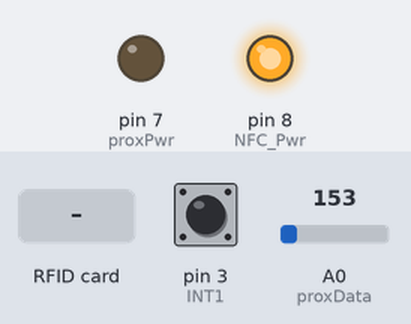
The sketch below on a simulated Arduino Uno, built with avr-gcc and run on an emulated ATmega328P. Shown: output pins drawn as LEDs (lit = HIGH). Inputs (shaded band) come from the test bench; at power-on: pin 3 (INT1) HIGH, A0 (proxData) = 153. Sleep ends after the set time or at an interrupt; no radio packets arrive unless stated; what the sketch prints to the serial monitor is not drawn.

Above: at 1.4 s.
1.5 s: RFID card 5E 7A 19 C4 held to the reader
At 1.9 s:
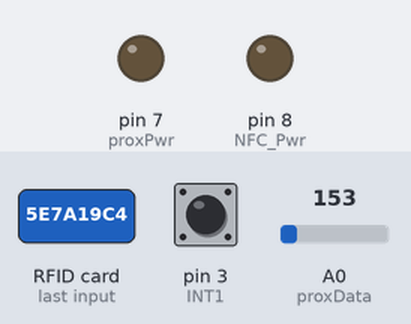
Timing chart, 0 to 4.5 s (numbered marks = the images above; inputs shaded):
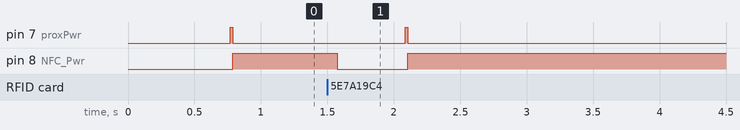

The sketch:

NFC_Prox.ino
```cpp
/* This is used in my NFC doorlock/Door Bell Node, It sleeps for 1/2 a second, sample the IR Prox
 //If an Object is near it wakes the NFC, Reads and transmits the Tag, indicates good/bad, then Sleeps again.
 //It also has a button attached to an inturupt that rings the door bell when pressed.
 *********************Writen By Rod Christian of GCDuino.com*************************
 **                                                                                **
 ** It Use's Arduino's Low Power and Sleep Modes to conserve, monitor battery life **
 **  You can Choose if you'd like it to wake via a Interrupt, a Reset or Watchdog  **
 **                                                                                **
 **   To use the internal Battery Monitor you must power the NODE directly, Not    **
 **     Through the voltage regulator, so keep the voltage between 2.8v * 5v       **
 **                                                                                **
 **          You can also remove the Vreg to reduce current consumption.           **
 **        Try to Power sensors from spare pins, so you can turn them off          **
 **    Remember each pin can only supply 40mA with a 250mA maximum for the NODE    **
 **                                                                                **
 ******************************************************************16/05/2014*******/
//TODO:
//      Send converted data using an INT and shifting it. eg 25.78 = 2578
//      Write/Read the message number to EEPROM << NOPE get last message number from Base Station on startup!
//      Write example's for different sensors/functions
//      Automatically Get NODE Address from Base Station and write to EEPROM
//      Can we wake from receiving a message on the nRF if it's not asleep?
//      Turn This into A NODE Library!

//Included Libraries
#include <SPI.h>
#include <nRF24L01.h> // Writen by Maniacbug of http://maniacbug.wordpress.com/
#include <RF24.h>
#include <avr/sleep.h>
#include <avr/wdt.h>
#include <Wire.h>  //NFC LIBRARIES
#include <PN532_I2C.h>
#include <PN532.h>
PN532_I2C pn532i2c(Wire);
PN532 nfc(pn532i2c);


//Pin Defines
#define nRF_Rx    2   // nRF Rx
#define nRF_Tx    10  // nRF Tx
#define LED       9   // Onboard LED
#define INT1      3   //Button on INT1 connecting to Ground
#define NFC_Pwr   8   //Low Power Mode for the NFC
#define proxPwr   7   //Supplies power to the Prox Sensor (TCRT5000)
#define proxData  A0  //The Analog Pin for reading the Prox

//Variable
#define nodeAddress 2  //1 is ALWAYS Base Station
//Low Power Sleep Types in Order of Battery Ussage
#define resetableSleep     0  //Run's code, then goes to sleep waiting to be reset (eg, button,leverswitch etc) Will need to get msgNumber
#define interruptableSleep 1  //Relies on an interrupt on INT1 going low (eg. RTC)
#define watchDogSleep      2  //Relies on the internal watchDog timer to wake the CPU
#define insomniac          3  //All of the Above

byte sleepType = insomniac;  //Set the Sleep Type

//WATCHDOG SLEEP SETTINGS
//#define intervalType 1 // 1 = Minutes, 0 = Seconds
//#define interval 1 // Interval in minutes between waking and doing tasks
//#if intervalType
//const int sleep_total = (interval*60)/8; // Approximate number
// of sleep cycles needed before the interval defined above
// elapses. Not that this does integer math ((interval*seconds)/8 Second Watchdog int)
//#else
//const int sleep_total = interval;
//#endif
//volatile int sleep_count = 0; // Keep track of how many sleep cycles have been completed
volatile boolean wokeOnInt = false; //Flag for what woke the CPU

RF24 radio(nRF_Rx, nRF_Tx);
const uint64_t pipes[2] = {
  0xF0F0F0F0E1LL, 0xF0F0F0F0D2LL }; // Radio pipe addresses for the 2 nodes to communicate.

//ONLY WORKS IF THE BATTERY IS CONNECTED DIRECTLY TO THE CPU. Not using a voltage reg.
const long InternalReferenceVoltage = 1075;  // Adjust this value to your board's specific internal BandGap voltage
//Look in the Low_power Tab for this and Goto www.gcduino.com/*********** to find out more.
// 1093 = Breadboard NODE with 3v3 Reg, 1075 NODE no reg

//nRF Message Structure
typedef struct {
  int msgNumber;
  byte sender;
  byte sensor;
  int data;
  int batLevel;
}
message;
message msgToSend;

void setup()
{
  radio.begin();
  radio.setRetries(4,15);  // Set the delay between retries & # of retries
  //radio.setPayloadSize(6);  // Small payload size seems to improve reliability
  radio.setDataRate(RF24_2MBPS);  //RF24_250KBPS for 250kbs, RF24_1MBPS for 1Mbps, or RF24_2MBPS for 2Mbps
  radio.openWritingPipe(pipes[1]); //Become the transmitter (ping out)
  radio.stopListening();

  // initialize the output's. !!ONLY DO THIS WHEN NEEDED
  //pinMode(LED, OUTPUT);
  //pinMode(proxPwr, OUTPUT);
  pinMode(NFC_Pwr, OUTPUT);  //Turn ON NFC to Setup
  digitalWrite(NFC_Pwr, HIGH);

  Serial.begin(115200);  //For Debugging
  Serial.println("Begin");  //SPEED NEEDED FOR NFC

  nfc.begin();
  uint32_t versiondata = nfc.getFirmwareVersion();
  if (! versiondata) {
    Serial.print("Didn't find PN53x board");
    while (1); // halt
  }

  // Got ok data, print it out!
  Serial.print("Found chip PN5");
  Serial.println((versiondata>>24) & 0xFF, HEX);
  Serial.print("Firmware ver. ");
  Serial.print((versiondata>>16) & 0xFF, DEC);
  Serial.print('.');
  Serial.println((versiondata>>8) & 0xFF, DEC);
  nfc.setPassiveActivationRetries(0xFF);
  nfc.SAMConfig();
  digitalWrite(NFC_Pwr, LOW);  //Put NFC to Sleep
  pinMode(NFC_Pwr, INPUT);
  Serial.println("Sleeping...");
  delay(250);
  //Setup message Header
  msgToSend.msgNumber = 1;
  msgToSend.sender = nodeAddress;
}

void loop() //Always Transmits a message then sleeps
{
  gotoSleep();
  //Serial.println(".");
  if(wokeOnInt){ //Woke because of button
    //RING DOOR BELL
    wokeOnInt = false;
    msgToSend.sensor = 1;  //Door Bell Button
    msgToSend.data = 1;
    //transmit();
    //msgToSend.sensor = 1;
    //msgToSend.data = 1;
    //msgToSend.batLevel = battVoltage();
    transmit();
    //Serial.println("DING DONG");
    //blinkLed(50);
  }
  else {
    //CHECK PROX, ETC
    pinMode(proxPwr, OUTPUT);  //Turn ON the prox sensor
    digitalWrite(proxPwr, HIGH);
    delay(10);
    analogRead(proxData); //discard reading
    delay(10);
    int data = analogRead(proxData);
    digitalWrite(proxPwr, LOW);
    pinMode(proxPwr, INPUT);  //Turn OFF the prox sensor
    Serial.println(data, DEC);
    if(data < 250) {
      //wdt_reset();
      checkNFC(); //If something is close
    }
  }
  //delay(500); // Just for TESTING!!!
}

void checkNFC(){
  uint8_t uid[] = {
    0, 0, 0, 0, 0, 0, 0     };  // Buffer to store the returned UID
  uint8_t uidLength;                        // Length of the UID (4 or 7 bytes depending on ISO14443A card type)

  pinMode(NFC_Pwr, OUTPUT);  //Turn ON NFC to Setup
  digitalWrite(NFC_Pwr, HIGH);
  Wire.beginTransmission(0x48 >> 1);  //Wake NFC
  delay(20);
  Wire.endTransmission();
  nfc.SAMConfig();  //Re-Configure to read Tag's

  boolean success = nfc.readPassiveTargetID(PN532_MIFARE_ISO14443A, &uid[0], &uidLength);

  if (success) {
    msgToSend.sensor = 255;
    msgToSend.data = 255;
    //msgToSend.batLevel = battVoltage();
    transmit();
/*    Serial.println("Found a card!");
    Serial.print("UID Length: ");
    Serial.print(uidLength, DEC);
    Serial.println(" bytes");
    Serial.print("UID Value: ");
    for (uint8_t i=0; i < uidLength; i++)
    {
      Serial.print(" 0x");
      Serial.print(uid[i], HEX);
    } */
  }
  else
  {
    // PN532 probably timed out waiting for a card
    Serial.println("Timed out waiting for a card");
  }
  digitalWrite(NFC_Pwr, LOW);  //Turn NFC into LOW POWER MODE (339uA)
  pinMode(NFC_Pwr, INPUT);  //Turn ON NFC to Setup

}

void getData(){
  //MOCK DATA
  msgToSend.sensor = 3;
  msgToSend.data = 1;
  //msgToSend.batLevel = battVoltage();
  transmit();
}

void transmit()
{
  msgToSend.batLevel = battVoltage();
  //Serial.println("Sending");
  //bool ok = radio.write( &data, sizeof(data) ); //Writes the data to the radio module
  bool ok = false;
  while(!ok) {
    ok = radio.write( &msgToSend, sizeof(msgToSend) );
    //if (ok) Serial.println("OK"); //blinkLed(20);
    //else Serial.println("NOPE"); //blinkLed(100); //Turn LED on for an Error*/
    radio.startListening();  //Reset nRF after transmit
    delay(20);
    radio.stopListening();
  }
  msgToSend.msgNumber ++;
  delay(50); //delay for testing and debounce
}


void blinkLed(int time)
{
  pinMode(LED, OUTPUT);
  for(int i = 0; i < 3; i++)
  {
    digitalWrite(LED, HIGH); //Turn LED off for all OK
    delay(time);
    digitalWrite(LED, LOW); //Turn LED on for an Error
    delay(time);
  }
  pinMode(LED, INPUT);
}
```

Battery.ino
```cpp
//MEASURE THE BATTERY VOLTAGE COMAPARED TO THE 1.1v INTERNAL REF.
//Information from Nick Gammon, http://www.gammon.com.au/forum/?id=11497

//Note: Bandgap is not perfect, but it should be enough to alert of a low battery.

int battVoltage (){ //this is refered to as Bandgap!

  //ONLY WORKS IF THE BATTERY IS CONNECTED DIRECTLY TO THE CPU.
  //Not through a voltage regulator!

  // REFS0 : Selects AVcc external reference
  // MUX3 MUX2 MUX1 : Selects 1.1V (VBG)
  ADMUX = _BV (REFS0) | _BV (MUX3) | _BV (MUX2) | _BV (MUX1);
  ADCSRA |= _BV( ADSC );  // start conversion
  while (ADCSRA & _BV (ADSC))
  {
  }  // wait for conversion to complete
  int results = (((InternalReferenceVoltage * 1024) / ADC) + 5) / 10;
  return results;
} // end of battVoltage


/********************************************************************************
To find the InternalReferenceVoltage, Run this code and measure the voltage on the AREF pin
it should be close to 1.1v or 1100m

void setup ()
{
  analogReference (INTERNAL);
  analogRead (A0);  // force voltage reference to be turned on
}
void loop () { }
*/
```

Low_power.ino
```cpp
//Thanks To:
//Watchdog Wake Code was edited from this post http://www.fiz-ix.com/2012/11/low-power-arduino-using-the-watchdog-timer/


void gotoSleep(){
  radio.powerDown();  //Put the Radio in Low Power Mode, Writing data will wake it.

  //store ADC settings
  byte old_ADCSRA = ADCSRA;
  // disable ADC
  ADCSRA = 0;

  set_sleep_mode (SLEEP_MODE_PWR_DOWN);
  sleep_enable();

  if(sleepType == interruptableSleep || sleepType == insomniac) {  //Only both attaching interrupt if needed
    // Do not interrupt before we go to sleep, or the
    // ISR will detach interrupts and we won't wake.
    digitalWrite(INT1, HIGH); //Enable the internal 20k Pull up resistor on the Interrupt Pin
    noInterrupts ();

    // will be called when pin D3 (INT1) goes low
    attachInterrupt (1, wake, LOW);
    //The Internal Pull Up MUST be enabled
  }
  if(sleepType >= watchDogSleep) watchdogOn(); // Turn on the watch dog timer.
  // turn off brown-out enable in software
  // BODS must be set to one and BODSE must be set to zero within four clock cycles
  MCUCR = bit (BODS) | bit (BODSE);
  // The BODS bit is automatically cleared after three clock cycles
  MCUCR = bit (BODS);

  // We are guaranteed that the sleep_cpu call will be done
  // as the processor executes the next instruction after
  // interrupts are turned on.
  if(sleepType == interruptableSleep || sleepType == insomniac) interrupts ();  // one cycle
  sleep_cpu ();   // one cycle
  //********************Ultra Lower Power MODE now ON*********************
  //*********CPU will wake when HERE the interrupt pin goes LOW***********
  sleep_disable();  // Disable sleep mode after waking.
  wdt_disable();   // Disable watchdog mode after waking.
  //Restore ADC settings to ON
  ADCSRA = old_ADCSRA;
}

void wake (){
  // cancel sleep as a precaution
  //sleep_disable();
  // must do this as the pin will probably stay low for a while
  detachInterrupt (0);
  wokeOnInt = true;
}  // end of wake

void watchdogOn() {
  cli(); //disable All Interupts
  // Clear the reset flag, the WDRF bit (bit 3) of MCUSR.
  MCUSR &= B11110111;                           //MCUSR & B11110111;
  // Set the WDCE bit (bit 4) and the WDE bit (bit 3)
  // of WDTCSR. The WDCE bit must be set in order to
  // change WDE or the watchdog prescalers. Setting the
  // WDCE bit will allow updtaes to the prescalers and
  // WDE for 4 clock cycles then it will be reset by
  // hardware.
  WDTCSR |= B00011000;                          //WDTCSR | B00011000;
  // Set the watchdog timeout prescaler value to 1024 K
  // which will yeild a time-out interval of about 8.0 s.
  WDTCSR = B00000101; //500mS
  //B00(1)00(001) == Change Braketed to:
  //0000  0001  0010  0011  0100  0101  0110  0111  1000  1001
  // 16    32    64    125   250   500  1000  2000  4000  8000 (mS)
  // Enable the watchdog timer interupt.
  WDTCSR |= B01000000; //Can Combine this with set time  //WDTCSR | B01000000;
  MCUSR &= B11110111;                   //MCUSR & B11110111;
  sei(); //Enable All Interupts
}  //wdt_reset();  <<Restarts the timer

//void watchdogOff(){
//  cli(); //disable All Interupts
//}

ISR(WDT_vect)
{
  //sleep_count ++; // keep track of how many sleep cycles
  // have been completed.
}


/* OTHER DISABLES TO TRY*******
 // Disable the analog comparator by setting the ACD bit
 // (bit 7) of the ACSR register to one.
 ACSR = B10000000;

 // Disable digital input buffers on all analog input pins
 // by setting bits 0-5 of the DIDR0 register to one.
 // Of course, only do this if you are not using the analog
 // inputs for your project.
 DIDR0 = DIDR0 | B00111111;
 */
```

Reference.ino
```cpp
/*
NODE Addresses:
1 = Base Station
2 = Door Bell/NFC
3 = Mail Box      (Planned)

Senor Number & Type:                   Note: I'm want to try keep all the different sensor types on a indivdual Number
1 = TMP36
2 = LDR to 10k Divider
3 = Doorbell
4 = Hall Effect (Door, Mail box etc)
5 = TCRT5000 Prox Sensor
6 = PIR


*/
```

Measured:
- after the input at 1.5 s, pin 7 (proxPwr): LOW → HIGH after 0.59 s, → LOW 0.02 s later; pin 8 (NFC_Pwr): HIGH → LOW after 0.07 s, → HIGH 0.53 s later
